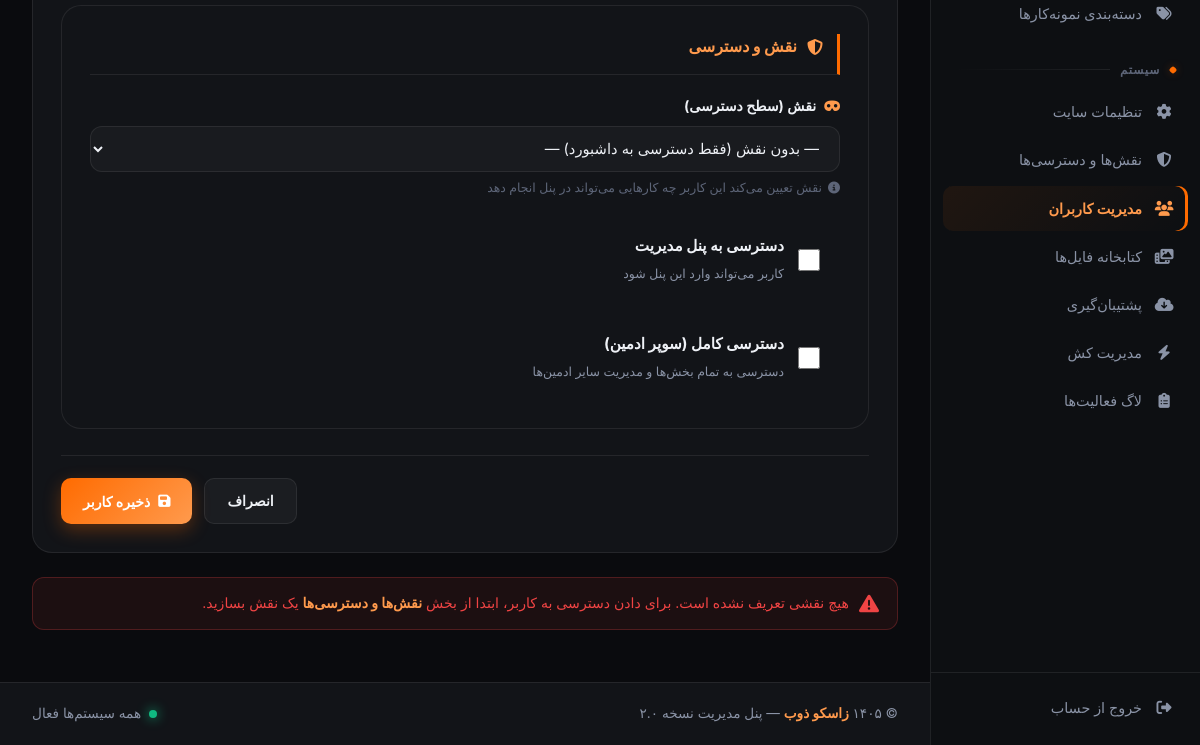
Before: /zasco-admin-x9k2p/users/add/ (signed in, lower part) with the older database file.
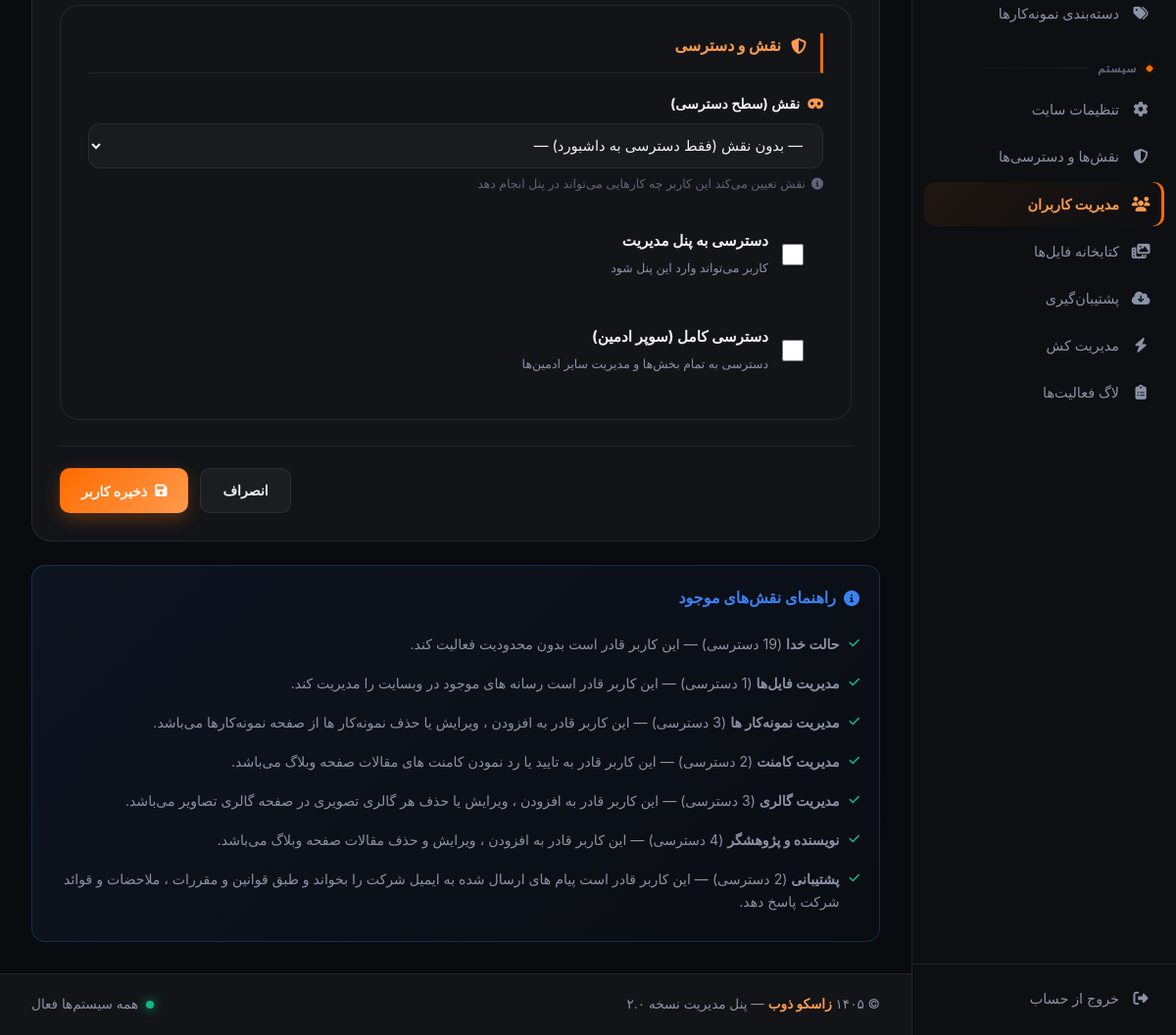
After: the same page with the newer database file.
### main/models.py (models this page shows, shortened)
class SoftDeleteModel(models.Model):
    is_deleted = models.BooleanField('حذف شده', default=False)
    deleted_at = models.DateTimeField('تاریخ حذف', null=True, blank=True)
    objects = SoftDeleteManager()
    all_objects = AllObjectsManager()
    class Meta:
        abstract = True

class CustomRole(SoftDeleteModel):
    name = models.CharField('نام نقش', max_length=100, unique=True)
    description = models.TextField('توضیحات', blank=True)
    permissions = models.JSONField('دسترسی‌ها', default=list, blank=True)
    created_at = models.DateTimeField('تاریخ ایجاد', auto_now_add=True)
    ALL_PERMISSIONS = [
        ('can_add_article', 'افزودن مقاله'),
        ('can_edit_article', 'ویرایش مقاله'),
        ('can_delete_article', 'حذف مقاله'),
        ('can_publish_article', 'انتشار مقاله'),
        ('can_add_portfolio', 'افزودن نمونه‌کار'),
        ('can_edit_portfolio', 'ویرایش نمونه‌کار'),
        ('can_delete_portfolio', 'حذف نمونه‌کار'),
        ('can_add_gallery', 'افزودن گالری'),
        ('can_edit_gallery', 'ویرایش گالری'),
        ('can_delete_gallery', 'حذف گالری'),
        ('can_approve_comments', 'تایید/رد کامنت‌ها'),
        ('can_delete_comments', 'حذف کامنت‌ها'),
        ('can_reply_messages', 'پاسخ به پیام‌ها'),
        ('can_send_email', 'ارسال ایمیل'),
        ('can_manage_media', 'مدیریت کتابخانه فایل‌ها'),
        ('can_manage_users', 'مدیریت کاربران'),
        ('can_manage_roles', 'مدیریت نقش‌ها'),
        ('can_view_analytics', 'مشاهده آمار و تحلیل‌ها'),
        ('can_manage_settings', 'مدیریت تنظیمات سایت'),
        ('can_manage_backup', 'مدیریت بک‌آپ'),
        ('can_view_audit_log', 'مشاهده لاگ فعالیت‌ها'),
        ('can_manage_cache', 'مدیریت کش سایت'),
    ]
    class Meta:
        verbose_name = 'نقش'
        verbose_name_plural = 'نقش‌ها'
        ordering = ['name']

### panel/views.py (the view, shortened to what this page needs)
# urls.py: path('users/add/', views.user_add, name='user_add'),
@login_required
@permission_required('can_manage_users')
def user_add(request):
    return render(request, 'main_pages/panel/user/user_form.html', {
        'roles': CustomRole.objects.filter(is_deleted=False),
    })

### main/context_processors.py (called while the page is built)
def site_settings(request):
    return {'site': SiteSetting.load()}

### main/models.py (called while the page is built)
    def get_queryset(self):
        return super().get_queryset().filter(is_deleted=False)

    @classmethod
    def load(cls):
        obj, _ = cls.objects.get_or_create(pk=1)
        return obj

### panel/context_processors.py (called while the page is built)
def panel_badges(request):
    if not (request.user.is_authenticated and request.user.is_staff):
        return {}
    return {
        'pending_comments': Comment.objects.filter(approved=False, is_deleted=False).count(),
    }

def user_permissions(request):
    if not hasattr(request, 'user') or not request.user.is_authenticated:
        return {'user_perms': UserPermissions(set())}
    if request.user.is_superuser:
        all_perms = {code for code, _ in CustomRole.ALL_PERMISSIONS}
        return {'user_perms': UserPermissions(all_perms)}
    if hasattr(request.user, 'profile') and request.user.profile.role:
        perms = set(request.user.profile.role.permissions)
        return {'user_perms': UserPermissions(perms)}
    return {'user_perms': UserPermissions(set())}

    def __getattr__(self, name):
        return name in self._perms

### panel/templates/main_pages/panel/user/user_form.html (shortened to what this page needs)
{% extends 'layouts/panel_base.html' %}
{% block content %}
<form method="POST" class="form-card">
    <div class="form-section">
        <h3><i class="fa-solid fa-shield-halved"></i> نقش و دسترسی</h3>
        <div class="field">
            <label><i class="fa-solid fa-mask"></i> نقش (سطح دسترسی)</label>
            <select name="role" class="form-control">
                <option value="">— بدون نقش (فقط دسترسی به داشبورد) —</option>
            </select>
            <div class="hint"><i class="fa-solid fa-circle-info"></i> نقش تعیین می‌کند این کاربر چه کارهایی می‌تواند در پنل انجام دهد</div>
        </div>
        <label class="check-field" style="margin-bottom:14px;">
            <input type="checkbox" name="is_staff" {% if user_obj and user_obj.is_staff %}checked{% endif %}>
            <span class="check-text">
                <strong>دسترسی به پنل مدیریت</strong>
                <small>کاربر می‌تواند وارد این پنل شود</small>
            </span>
        </label>
        {% if request.user.is_superuser %}
        <label class="check-field">
            <input type="checkbox" name="is_superuser" {% if user_obj and user_obj.is_superuser %}checked{% endif %}>
            <span class="check-text">
                <strong>دسترسی کامل (سوپر ادمین)</strong>
                <small>دسترسی به تمام بخش‌ها و مدیریت سایر ادمین‌ها</small>
            </span>
        </label>
        {% else %}
        <div class="confirm-warning">
            <i class="fa-solid fa-lock"></i>
            <span>فقط سوپریوزر می‌تواند دسترسی سوپریوزر بدهد</span>
        </div>
        {% endif %}
    </div>
    <div class="save-bar">
        <a href="{% url 'panel:user_list' %}" class="btn btn-ghost">انصراف</a>
        <button type="submit" class="btn btn-primary">
            <i class="fa-solid fa-floppy-disk"></i> ذخیره کاربر
        </button>
    </div>
</form>
{% if roles %}
<div class="backup-help" style="margin-top:24px;">
    <h4><i class="fa-solid fa-circle-info"></i> راهنمای نقش‌های موجود</h4>
    <ul>
        {% for r in roles %}
        <li><i class="fa-solid fa-check"></i>
            <span><strong>{{ r.name }}</strong> ({{ r.permissions|length }} دسترسی){% if r.description %} — {{ r.description }}{% endif %}</span>
        </li>
        {% endfor %}
    </ul>
</div>
{% else %}
<div class="confirm-warning" style="margin-top:24px;">
    <i class="fa-solid fa-triangle-exclamation"></i>
    <span>هیچ نقشی تعریف نشده است. برای دادن دسترسی به کاربر، ابتدا از بخش
        <a href="{% url 'panel:role_list' %}" style="color:var(--primary-light); font-weight:700;">نقش‌ها و دسترسی‌ها</a> یک نقش بسازید.</span>
</div>
{% endif %}
{% endblock %}

Changed rows visible on the page:
added CustomRole: name "حالت خدا", description "این کاربر قادر است بدون محدودیت فعالیت کند."
added CustomRole: name "مدیریت فایل‌ها", description "این کاربر قادر است رسانه های موجود در وبسایت را مدیریت کند."
added CustomRole: name "مدیریت نمونه‌کار ها", description "این کاربر قادر به افزودن ، ویرایش یا حذف نمونه‌کار ها از صفحه نمونه‌کارها می‌باشد."
added CustomRole: name "مدیریت کامنت", description "این کاربر قادر به تایید یا رد نمودن کامنت های مقالات صفحه وبلاگ می‌باشد."
added CustomRole: name "مدیریت گالری", permissions|length "3", description "این کاربر قادر به افزودن ، ویرایش یا حذف هر گالری تصویری در صفحه گالری تصاویر می‌باشد."
added CustomRole: name "نویسنده و پژوهشگر", permissions|length "4", description "این کاربر قادر به افزودن ، ویرایش و حذف مقالات صفحه وبلاگ می‌باشد."
added CustomRole: name "پشتیبانی", description "این کاربر قادر است پیام های ارسال شده به ایمیل شرکت را بخواند و طبق قوانین و مقررات ، ملاحضات و قوائد شرکت پاسخ دهد."
Other visible differences:
text no longer shown: "هیچ نقشی تعریف نشده است. برای دادن دسترسی به کاربر، ابتدا از بخش نقش‌ها و دسترسی‌ها یک نقش بسازید."
text now shown: "راهنمای نقش‌های موجود"
